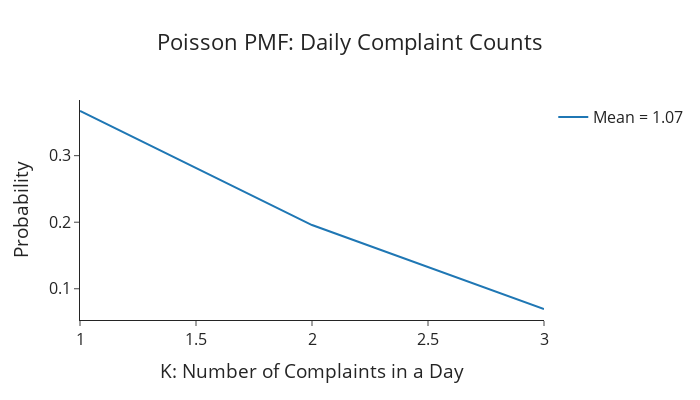

The code cell stored with this chart in its notebook:
### Markdown cell above
<small> In this analysis, we model the distribution of daily complaint counts using the Poisson probability mass function (PMF). First, we count the number of complaints recorded each day. We then calculate the average daily complaint count (`mu`), which serves as the Poisson distribution’s rate parameter. Using this, we compute the theoretical probability of observing different complaint counts (`k`). Finally, we plot the Poisson PMF as a line chart to visualize the expected distribution of daily complaints, helping us understand whether the complaint arrival process follows a Poisson pattern. </small>

### Code cell
# Count complaints per day
daily_counts = merged_df.groupby('created_date').size()

# Compute the average
mu = daily_counts.mean()

# Range of complaint counts (adjust as needed)
k = np.arange(daily_counts.min(), daily_counts.max() + 1)

# Poisson PMF
y = poisson.pmf(k, mu)

fig = go.Figure()
fig.add_trace(go.Scatter(x = k, y = y, mode ='lines', name = f'Mean = {mu:.2f}'))

fig.update_layout(
    title='Poisson PMF: Daily Complaint Counts',
    xaxis_title='K: Number of Complaints in a Day',
    yaxis_title='Probability',
    font=dict(size=16),
    width=700,
    height=400,
    title_x=0.5,
    template="simple_white",
    showlegend=True 
)

fig.show()

### Figure 1 — Plotly figure (JSON) as saved in the notebook; plotly's stock layout.template omitted (floating-point values rounded to 4 significant figures)
{"data": [{"mode": "lines", "name": "Mean = 1.07", "type": "scatter", "x": [1, 2, 3], "y": [0.3671, 0.1958, 0.06959]}], "layout": {"font": {"size": 16}, "height": 400, "showlegend": true, "title": {"text": "Poisson PMF: Daily Complaint Counts", "x": 0.5}, "width": 700, "xaxis": {"title": {"text": "K: Number of Complaints in a Day"}}, "yaxis": {"title": {"text": "Probability"}}}}
